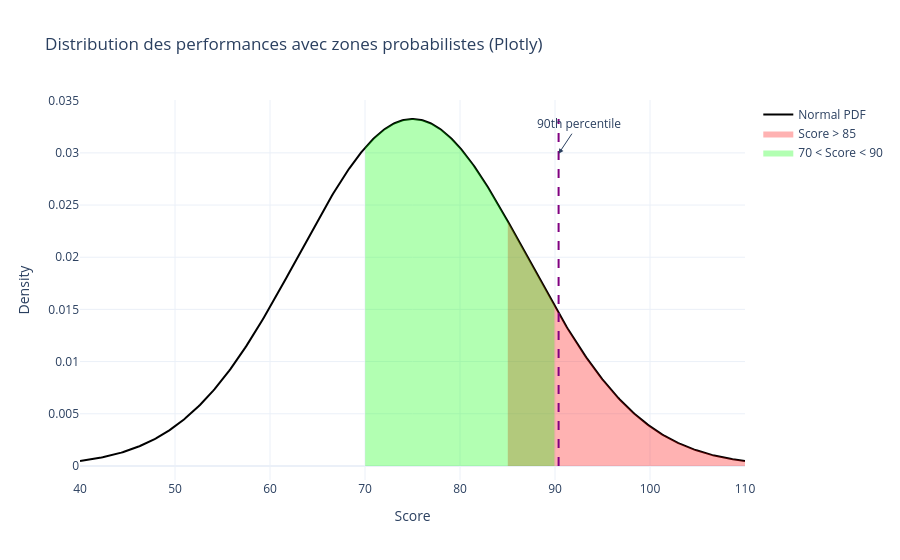

Write notebook code for a chart like this one.
### Markdown cell above
## Task 2: Calculate probabilities for performance scores

The performance management team uses a standardized scoring system. Employees receive performance scores that distribute normally with mean 75 and standard deviation 12. Management wants to understand the probability ranges for different performance levels.

**Context**: Performance scores follow N(75, 12). Management defines "high performers" as employees scoring above 85.

- Calculate the probability that a randomly selected employee scores above 85. 
- Calculate the probability of scoring between 70 and 90. 
- Find the score threshold that separates the top 10% of performers. 
- Visualize these probabilities on a normal distribution curve with shaded regions.

<Note type = "hint">

Use `stats.norm.cdf(x, mean, std)` to find cumulative probability up to x. For probability above 85, calculate `1 - stats.norm.cdf(85, mu, sigma)`. For probability between two values, use `stats.norm.cdf(upper) - stats.norm.cdf(lower)`. To find the score for top 10%, use `stats.norm.ppf(0.90, mu, sigma)` where 0.90 represents the 90th percentile.

</Note>

### Code cell
# Define performance score parameters
mu_performance = 75
sigma_performance = 12

# Calculate probability of scoring above 85
p_above_85 = 1 - stats.norm.cdf(85, mu_performance, sigma_performance)
# => N(mu=75, sigma=12)

# Calculate probability of scoring between 70 and 90
p_70_90 = stats.norm.cdf(90, mu_performance, sigma_performance) - \
          stats.norm.cdf(70, mu_performance, sigma_performance)
          # P(70 < X < 90) = P(X < 90) - P(X < 70)
          # P(70 < X < 90)= 

# Find the score threshold for top 10% (90th percentile)
top10_threshold = stats.norm.ppf(0.90, mu_performance, sigma_performance)
# top10_threshold= stats.norm.cdf(0.10, mu_performance, sigma_performance)

# Print results with business interpretation
print(f"Probabilité score > 85 : {p_above_85:.3f}")
print(f"Probabilité score 70–90 : {p_70_90:.3f}")
print(f"Top 10% threshold : {top10_threshold:.2f}")

# Create visualization showing the normal distribution with shaded regions
x = np.linspace(40, 110, 500)
y = stats.norm.pdf(x, mu_performance, sigma_performance)
# Create figure
fig = go.Figure()

# Add line (equivalent of plt.plot)
fig.add_trace(go.Scatter(
    x=x,
    y=y,
    mode="lines",
    line=dict(color="black"),
    name="Normal PDF"
))

fig.update_layout(
    title="Normal Distribution Curve (Plotly)",
    xaxis_title="Score",
    yaxis_title="Density",
    template="plotly_white"
)


# Shade area above 85, area between 70-90, and mark the 90th percentile

fig.add_trace(go.Scatter(
    x=x[x > 85],
    y=y[x > 85],
    mode="lines",
    fill="tozeroy",
    fillcolor="rgba(255,0,0,0.3)",
    line=dict(color="rgba(255,0,0,0)"),
    name="Score > 85"
))


mask_mid = (x > 70) & (x < 90)
fig.add_trace(go.Scatter(
    x=x[mask_mid],
    y=y[mask_mid],
    mode="lines",
    fill="tozeroy",
    fillcolor="rgba(0,255,0,0.3)",
    line=dict(color="rgba(0,255,0,0)"),
    name="70 < Score < 90"
))


fig.add_shape(
    type="line",
    x0=top10_threshold, x1=top10_threshold,
    y0=0, y1=max(y),
    line=dict(color="purple", width=2, dash="dash")
)

# --- 5) Add label for percentile ---
fig.add_annotation(
    x=top10_threshold,
    y=max(y)*0.9,
    text="90th percentile",
    showarrow=True,
    arrowhead=2,
    ax=20,
    ay=-30
)

# --- Layout ---
fig.update_layout(
    title="Distribution des performances avec zones probabilistes (Plotly)",
    xaxis_title="Score",
    yaxis_title="Density",
    template="plotly_white"
)

fig.show()

### Figure 1 — Plotly figure (JSON) as saved in the notebook; plotly's stock layout.template omitted (floating-point values rounded to 4 significant figures; data arrays with more than 128 entries replaced by an {"elided": "..."} marker saying what was removed)
{"data": [{"line": {"color": "black"}, "mode": "lines", "name": "Normal PDF", "type": "scatter", "x": {"elided": "500 float values"}, "y": {"elided": "500 float values"}}, {"fill": "tozeroy", "fillcolor": "rgba(255,0,0,0.3)", "line": {"color": "rgba(255,0,0,0)"}, "mode": "lines", "name": "Score > 85", "type": "scatter", "x": {"elided": "179 float values"}, "y": {"elided": "179 float values"}}, {"fill": "tozeroy", "fillcolor": "rgba(0,255,0,0.3)", "line": {"color": "rgba(0,255,0,0)"}, "mode": "lines", "name": "70 < Score < 90", "type": "scatter", "x": {"elided": "143 float values"}, "y": {"elided": "143 float values"}}], "layout": {"annotations": [{"arrowhead": 2, "ax": 20, "ay": -30, "showarrow": true, "text": "90th percentile", "x": 90.38, "y": 0.02992}], "shapes": [{"line": {"color": "purple", "dash": "dash", "width": 2}, "type": "line", "x0": 90.38, "x1": 90.38, "y0": 0, "y1": 0.03324}], "title": {"text": "Distribution des performances avec zones probabilistes (Plotly)"}, "xaxis": {"title": {"text": "Score"}}, "yaxis": {"title": {"text": "Density"}}}}
